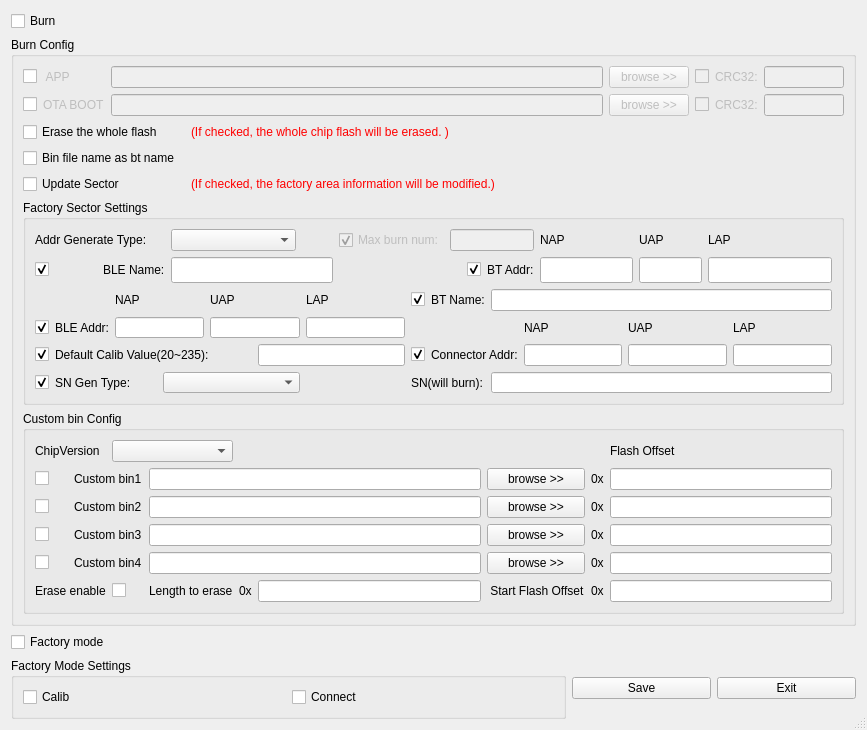
<?xml version="1.0" encoding="UTF-8"?>
<ui version="4.0">
 <class>Dialog</class>
 <widget class="QDialog" name="Dialog">
  <property name="geometry">
   <rect>
    <x>0</x>
    <y>0</y>
    <width>867</width>
    <height>730</height>
   </rect>
  </property>
  <property name="minimumSize">
   <size>
    <width>826</width>
    <height>496</height>
   </size>
  </property>
  <property name="windowTitle">
   <string>Productline Config</string>
  </property>
  <property name="sizeGripEnabled">
   <bool>true</bool>
  </property>
  <layout class="QGridLayout" name="gridLayout_8">
   <item row="0" column="0">
    <widget class="QCheckBox" name="checkbox_burn_switch">
     <property name="font">
      <font>
       <family>Arial</family>
       <pointsize>9</pointsize>
      </font>
     </property>
     <property name="text">
      <string>Burn</string>
     </property>
     <property name="iconSize">
      <size>
       <width>18</width>
       <height>20</height>
      </size>
     </property>
     <property name="autoRepeatInterval">
      <number>97</number>
     </property>
    </widget>
   </item>
   <item row="1" column="0">
    <widget class="QGroupBox" name="groupBox_burn_setting">
     <property name="font">
      <font>
       <family>Arial</family>
       <pointsize>9</pointsize>
      </font>
     </property>
     <property name="title">
      <string>Burn Config</string>
     </property>
     <layout class="QVBoxLayout" name="verticalLayout_2">
      <item>
       <layout class="QGridLayout" name="gridLayout">
        <item row="0" column="0">
         <widget class="QCheckBox" name="chkbox_app">
          <property name="text">
           <string/>
          </property>
         </widget>
        </item>
        <item row="0" column="1">
         <widget class="QLabel" name="label_app">
          <property name="enabled">
           <bool>false</bool>
          </property>
          <property name="text">
           <string> APP</string>
          </property>
         </widget>
        </item>
        <item row="0" column="2">
         <widget class="QLineEdit" name="lineedit_bin_path_1">
          <property name="enabled">
           <bool>false</bool>
          </property>
         </widget>
        </item>
        <item row="0" column="3">
         <widget class="QPushButton" name="push_btn_browse_1">
          <property name="enabled">
           <bool>false</bool>
          </property>
          <property name="text">
           <string>browse &gt;&gt;</string>
          </property>
         </widget>
        </item>
        <item row="0" column="4">
         <widget class="QCheckBox" name="chkbox_appcrc">
          <property name="enabled">
           <bool>false</bool>
          </property>
          <property name="layoutDirection">
           <enum>Qt::RightToLeft</enum>
          </property>
          <property name="text">
           <string/>
          </property>
         </widget>
        </item>
        <item row="0" column="5">
         <widget class="QLabel" name="label_bin_verify">
          <property name="enabled">
           <bool>false</bool>
          </property>
          <property name="font">
           <font>
            <family>Arial</family>
            <pointsize>9</pointsize>
            <weight>50</weight>
            <bold>false</bold>
           </font>
          </property>
          <property name="text">
           <string>CRC32:</string>
          </property>
         </widget>
        </item>
        <item row="0" column="6">
         <widget class="QLineEdit" name="lineedit_hash_1">
          <property name="enabled">
           <bool>false</bool>
          </property>
          <property name="maximumSize">
           <size>
            <width>80</width>
            <height>16777215</height>
           </size>
          </property>
          <property name="font">
           <font>
            <family>Arial</family>
            <pointsize>9</pointsize>
           </font>
          </property>
          <property name="focusPolicy">
           <enum>Qt::StrongFocus</enum>
          </property>
          <property name="text">
           <string/>
          </property>
          <property name="maxLength">
           <number>8</number>
          </property>
         </widget>
        </item>
        <item row="1" column="0">
         <widget class="QCheckBox" name="chkbox_boot">
          <property name="text">
           <string/>
          </property>
         </widget>
        </item>
        <item row="1" column="1">
         <widget class="QLabel" name="label_boot">
          <property name="enabled">
           <bool>false</bool>
          </property>
          <property name="text">
           <string>OTA BOOT</string>
          </property>
         </widget>
        </item>
        <item row="1" column="2">
         <widget class="QLineEdit" name="lineedit_bin_path_2">
          <property name="enabled">
           <bool>false</bool>
          </property>
         </widget>
        </item>
        <item row="1" column="3">
         <widget class="QPushButton" name="push_btn_browse_2">
          <property name="enabled">
           <bool>false</bool>
          </property>
          <property name="text">
           <string>browse &gt;&gt;</string>
          </property>
         </widget>
        </item>
        <item row="1" column="4">
         <widget class="QCheckBox" name="chkbox_bootcrc">
          <property name="enabled">
           <bool>false</bool>
          </property>
          <property name="layoutDirection">
           <enum>Qt::RightToLeft</enum>
          </property>
          <property name="text">
           <string/>
          </property>
         </widget>
        </item>
        <item row="1" column="5">
         <widget class="QLabel" name="label_bin_verify_2">
          <property name="enabled">
           <bool>false</bool>
          </property>
          <property name="font">
           <font>
            <family>Arial</family>
            <pointsize>9</pointsize>
            <weight>50</weight>
            <bold>false</bold>
           </font>
          </property>
          <property name="text">
           <string>CRC32:</string>
          </property>
         </widget>
        </item>
        <item row="1" column="6">
         <widget class="QLineEdit" name="lineedit_hash_2">
          <property name="enabled">
           <bool>false</bool>
          </property>
          <property name="maximumSize">
           <size>
            <width>80</width>
            <height>16777215</height>
           </size>
          </property>
          <property name="font">
           <font>
            <family>Arial</family>
            <pointsize>9</pointsize>
           </font>
          </property>
          <property name="focusPolicy">
           <enum>Qt::StrongFocus</enum>
          </property>
          <property name="text">
           <string/>
          </property>
          <property name="maxLength">
           <number>8</number>
          </property>
         </widget>
        </item>
       </layout>
      </item>
      <item>
       <layout class="QGridLayout" name="gridLayout_2" rowstretch="0,0,0" columnstretch="1,2,2">
        <item row="2" column="1" colspan="2">
         <widget class="QLabel" name="label_20">
          <property name="styleSheet">
           <string notr="true">color:rgb(255, 0, 0)</string>
          </property>
          <property name="text">
           <string>(If checked, the factory area information will be modified.)</string>
          </property>
         </widget>
        </item>
        <item row="2" column="0">
         <widget class="QCheckBox" name="checkbox_update_sector">
          <property name="text">
           <string>Update Sector</string>
          </property>
         </widget>
        </item>
        <item row="1" column="0" colspan="3">
         <widget class="QCheckBox" name="chkbox_filename">
          <property name="text">
           <string>Bin file name as bt name</string>
          </property>
         </widget>
        </item>
        <item row="0" column="0">
         <widget class="QCheckBox" name="checkbox_erase_whole">
          <property name="text">
           <string>Erase the whole flash</string>
          </property>
         </widget>
        </item>
        <item row="0" column="1">
         <widget class="QLabel" name="label_21">
          <property name="styleSheet">
           <string notr="true">color:rgb(255, 0, 0)</string>
          </property>
          <property name="text">
           <string>(If checked, the whole chip flash will be erased. )</string>
          </property>
         </widget>
        </item>
       </layout>
      </item>
      <item>
       <widget class="QGroupBox" name="groupBox">
        <property name="title">
         <string>Factory Sector Settings</string>
        </property>
        <layout class="QVBoxLayout" name="verticalLayout">
         <item>
          <layout class="QGridLayout" name="gridLayout_3" columnstretch="2,2,4,1,2,1,1,3,2,4">
           <property name="sizeConstraint">
            <enum>QLayout::SetNoConstraint</enum>
           </property>
           <item row="0" column="4">
            <widget class="QCheckBox" name="checkBox_burnnum">
             <property name="enabled">
              <bool>false</bool>
             </property>
             <property name="text">
              <string>Max burn num:</string>
             </property>
             <property name="checked">
              <bool>true</bool>
             </property>
            </widget>
           </item>
           <item row="0" column="5" colspan="2">
            <widget class="QLineEdit" name="lineedit_maxburnnum">
             <property name="enabled">
              <bool>false</bool>
             </property>
            </widget>
           </item>
           <item row="0" column="7">
            <widget class="QLabel" name="label_2">
             <property name="font">
              <font>
               <family>Arial</family>
               <pointsize>9</pointsize>
              </font>
             </property>
             <property name="text">
              <string>NAP</string>
             </property>
            </widget>
           </item>
           <item row="0" column="8">
            <widget class="QLabel" name="label_3">
             <property name="font">
              <font>
               <family>Arial</family>
               <pointsize>9</pointsize>
              </font>
             </property>
             <property name="text">
              <string>UAP</string>
             </property>
            </widget>
           </item>
           <item row="0" column="9">
            <widget class="QLabel" name="label_4">
             <property name="font">
              <font>
               <family>Arial</family>
               <pointsize>9</pointsize>
              </font>
             </property>
             <property name="text">
              <string>LAP</string>
             </property>
            </widget>
           </item>
           <item row="1" column="0">
            <widget class="QCheckBox" name="checkBox_blename">
             <property name="text">
              <string/>
             </property>
             <property name="checked">
              <bool>true</bool>
             </property>
            </widget>
           </item>
           <item row="1" column="1">
            <widget class="QLabel" name="label_15">
             <property name="font">
              <font>
               <family>Arial</family>
               <pointsize>9</pointsize>
              </font>
             </property>
             <property name="text">
              <string>BLE Name:</string>
             </property>
            </widget>
           </item>
           <item row="1" column="2" colspan="2">
            <widget class="QLineEdit" name="lineedit_blename">
             <property name="font">
              <font>
               <family>Arial</family>
               <pointsize>11</pointsize>
              </font>
             </property>
             <property name="focusPolicy">
              <enum>Qt::StrongFocus</enum>
             </property>
             <property name="maxLength">
              <number>256</number>
             </property>
            </widget>
           </item>
           <item row="1" column="5">
            <widget class="QCheckBox" name="checkBox_btaddr">
             <property name="layoutDirection">
              <enum>Qt::RightToLeft</enum>
             </property>
             <property name="text">
              <string/>
             </property>
             <property name="checked">
              <bool>true</bool>
             </property>
            </widget>
           </item>
           <item row="1" column="6">
            <widget class="QLabel" name="label">
             <property name="font">
              <font>
               <family>Arial</family>
               <pointsize>9</pointsize>
              </font>
             </property>
             <property name="text">
              <string>BT Addr:</string>
             </property>
            </widget>
           </item>
           <item row="1" column="7">
            <widget class="QLineEdit" name="lineedit_btnap">
             <property name="font">
              <font>
               <family>Arial</family>
               <pointsize>11</pointsize>
              </font>
             </property>
             <property name="focusPolicy">
              <enum>Qt::StrongFocus</enum>
             </property>
             <property name="maxLength">
              <number>4</number>
             </property>
            </widget>
           </item>
           <item row="1" column="8">
            <widget class="QLineEdit" name="lineedit_btuap">
             <property name="font">
              <font>
               <family>Arial</family>
               <pointsize>11</pointsize>
              </font>
             </property>
             <property name="focusPolicy">
              <enum>Qt::StrongFocus</enum>
             </property>
             <property name="maxLength">
              <number>2</number>
             </property>
            </widget>
           </item>
           <item row="1" column="9">
            <widget class="QLineEdit" name="lineedit_btlap">
             <property name="font">
              <font>
               <family>Arial</family>
               <pointsize>11</pointsize>
              </font>
             </property>
             <property name="focusPolicy">
              <enum>Qt::StrongFocus</enum>
             </property>
             <property name="maxLength">
              <number>6</number>
             </property>
             <property name="frame">
              <bool>true</bool>
             </property>
            </widget>
           </item>
           <item row="0" column="0" colspan="2">
            <widget class="QLabel" name="label_17">
             <property name="text">
              <string>Addr Generate Type:</string>
             </property>
            </widget>
           </item>
           <item row="0" column="2">
            <widget class="QComboBox" name="combbx_addr_gen_type"/>
           </item>
          </layout>
         </item>
         <item>
          <layout class="QGridLayout" name="gridLayout_4">
           <item row="0" column="2">
            <widget class="QLabel" name="label_8">
             <property name="text">
              <string>NAP</string>
             </property>
            </widget>
           </item>
           <item row="0" column="4" colspan="2">
            <widget class="QLabel" name="label_6">
             <property name="text">
              <string>UAP</string>
             </property>
            </widget>
           </item>
           <item row="0" column="6">
            <widget class="QLabel" name="label_9">
             <property name="text">
              <string>LAP</string>
             </property>
            </widget>
           </item>
           <item row="0" column="7">
            <widget class="QCheckBox" name="checkBox_btname">
             <property name="layoutDirection">
              <enum>Qt::RightToLeft</enum>
             </property>
             <property name="text">
              <string/>
             </property>
             <property name="checked">
              <bool>true</bool>
             </property>
            </widget>
           </item>
           <item row="0" column="8">
            <widget class="QLabel" name="label_5">
             <property name="font">
              <font>
               <family>Arial</family>
               <pointsize>9</pointsize>
              </font>
             </property>
             <property name="text">
              <string>BT Name:</string>
             </property>
            </widget>
           </item>
           <item row="0" column="9" colspan="4">
            <widget class="QLineEdit" name="lineedit_btname">
             <property name="font">
              <font>
               <family>Arial</family>
               <pointsize>11</pointsize>
              </font>
             </property>
             <property name="focusPolicy">
              <enum>Qt::StrongFocus</enum>
             </property>
             <property name="maxLength">
              <number>256</number>
             </property>
            </widget>
           </item>
           <item row="1" column="0">
            <widget class="QCheckBox" name="checkBox_bleaddr">
             <property name="text">
              <string/>
             </property>
             <property name="checked">
              <bool>true</bool>
             </property>
            </widget>
           </item>
           <item row="1" column="1">
            <widget class="QLabel" name="label_7">
             <property name="text">
              <string>BLE Addr:</string>
             </property>
            </widget>
           </item>
           <item row="1" column="2" colspan="2">
            <widget class="QLineEdit" name="lineedit_blenap">
             <property name="focusPolicy">
              <enum>Qt::StrongFocus</enum>
             </property>
             <property name="maxLength">
              <number>4</number>
             </property>
            </widget>
           </item>
           <item row="1" column="4" colspan="2">
            <widget class="QLineEdit" name="lineedit_bleuap">
             <property name="focusPolicy">
              <enum>Qt::StrongFocus</enum>
             </property>
             <property name="maxLength">
              <number>2</number>
             </property>
            </widget>
           </item>
           <item row="1" column="6">
            <widget class="QLineEdit" name="lineedit_blelap">
             <property name="focusPolicy">
              <enum>Qt::StrongFocus</enum>
             </property>
             <property name="maxLength">
              <number>6</number>
             </property>
            </widget>
           </item>
           <item row="1" column="10">
            <widget class="QLabel" name="label_11">
             <property name="text">
              <string>NAP</string>
             </property>
            </widget>
           </item>
           <item row="1" column="11">
            <widget class="QLabel" name="label_10">
             <property name="text">
              <string>UAP</string>
             </property>
            </widget>
           </item>
           <item row="1" column="12">
            <widget class="QLabel" name="label_13">
             <property name="text">
              <string>LAP</string>
             </property>
            </widget>
           </item>
           <item row="2" column="0">
            <widget class="QCheckBox" name="checkBox_calib">
             <property name="text">
              <string/>
             </property>
             <property name="checked">
              <bool>true</bool>
             </property>
            </widget>
           </item>
           <item row="2" column="1" colspan="4">
            <widget class="QLabel" name="label_14">
             <property name="text">
              <string>Default Calib Value(20~235):</string>
             </property>
            </widget>
           </item>
           <item row="2" column="5" colspan="2">
            <widget class="QLineEdit" name="lineedit_default_calibval">
             <property name="focusPolicy">
              <enum>Qt::StrongFocus</enum>
             </property>
             <property name="maxLength">
              <number>8</number>
             </property>
            </widget>
           </item>
           <item row="2" column="7">
            <widget class="QCheckBox" name="checkBox_conaddr">
             <property name="layoutDirection">
              <enum>Qt::RightToLeft</enum>
             </property>
             <property name="text">
              <string/>
             </property>
             <property name="checked">
              <bool>true</bool>
             </property>
            </widget>
           </item>
           <item row="2" column="8" colspan="2">
            <widget class="QLabel" name="label_12">
             <property name="text">
              <string>Connector Addr:</string>
             </property>
            </widget>
           </item>
           <item row="2" column="10">
            <widget class="QLineEdit" name="lineedit_connectornap">
             <property name="focusPolicy">
              <enum>Qt::StrongFocus</enum>
             </property>
             <property name="maxLength">
              <number>4</number>
             </property>
            </widget>
           </item>
           <item row="2" column="11">
            <widget class="QLineEdit" name="lineedit_connectoruap">
             <property name="focusPolicy">
              <enum>Qt::StrongFocus</enum>
             </property>
             <property name="maxLength">
              <number>2</number>
             </property>
            </widget>
           </item>
           <item row="2" column="12">
            <widget class="QLineEdit" name="lineedit_connectorlap">
             <property name="focusPolicy">
              <enum>Qt::StrongFocus</enum>
             </property>
             <property name="maxLength">
              <number>6</number>
             </property>
             <property name="frame">
              <bool>true</bool>
             </property>
            </widget>
           </item>
           <item row="3" column="0">
            <widget class="QCheckBox" name="checkBox_sn">
             <property name="text">
              <string/>
             </property>
             <property name="checked">
              <bool>true</bool>
             </property>
            </widget>
           </item>
           <item row="3" column="1" colspan="2">
            <widget class="QLabel" name="label_18">
             <property name="text">
              <string>SN Gen Type:</string>
             </property>
            </widget>
           </item>
           <item row="3" column="3" colspan="3">
            <widget class="QComboBox" name="combbx_sn_gen_type"/>
           </item>
           <item row="3" column="7" colspan="2">
            <widget class="QLabel" name="label_19">
             <property name="layoutDirection">
              <enum>Qt::RightToLeft</enum>
             </property>
             <property name="text">
              <string>SN(will burn):</string>
             </property>
            </widget>
           </item>
           <item row="3" column="9" colspan="4">
            <widget class="QLineEdit" name="lineedit_sn">
             <property name="font">
              <font>
               <family>Arial</family>
               <pointsize>11</pointsize>
              </font>
             </property>
             <property name="focusPolicy">
              <enum>Qt::StrongFocus</enum>
             </property>
             <property name="maxLength">
              <number>256</number>
             </property>
            </widget>
           </item>
          </layout>
         </item>
        </layout>
       </widget>
      </item>
      <item>
       <widget class="QGroupBox" name="groupBox_custom">
        <property name="title">
         <string>Custom bin Config</string>
        </property>
        <layout class="QGridLayout" name="gridLayout_5">
         <item row="0" column="0" colspan="2">
          <widget class="QLabel" name="label_16">
           <property name="text">
            <string>ChipVersion</string>
           </property>
          </widget>
         </item>
         <item row="0" column="2" colspan="2">
          <widget class="QComboBox" name="comboBox_chipver"/>
         </item>
         <item row="0" column="8">
          <widget class="QLabel" name="label_22">
           <property name="text">
            <string>Flash Offset</string>
           </property>
          </widget>
         </item>
         <item row="1" column="0">
          <widget class="QCheckBox" name="chkbox_custom_bin1">
           <property name="text">
            <string/>
           </property>
          </widget>
         </item>
         <item row="1" column="1" colspan="2">
          <widget class="QLabel" name="label_custom_bin1">
           <property name="text">
            <string>Custom bin1</string>
           </property>
          </widget>
         </item>
         <item row="1" column="3" colspan="3">
          <widget class="QLineEdit" name="lineedit_custom_bin1"/>
         </item>
         <item row="1" column="6">
          <widget class="QPushButton" name="btn_custom_bin_browse1">
           <property name="enabled">
            <bool>true</bool>
           </property>
           <property name="text">
            <string>browse &gt;&gt;</string>
           </property>
          </widget>
         </item>
         <item row="1" column="7">
          <widget class="QLabel" name="label_addr1">
           <property name="text">
            <string>0x</string>
           </property>
          </widget>
         </item>
         <item row="1" column="8">
          <widget class="QLineEdit" name="lineEdit_addr1"/>
         </item>
         <item row="2" column="0">
          <widget class="QCheckBox" name="chkbox_custom_bin2">
           <property name="text">
            <string/>
           </property>
          </widget>
         </item>
         <item row="2" column="1" colspan="2">
          <widget class="QLabel" name="label_custom_bin2">
           <property name="text">
            <string>Custom bin2</string>
           </property>
          </widget>
         </item>
         <item row="2" column="3" colspan="3">
          <widget class="QLineEdit" name="lineedit_custom_bin2"/>
         </item>
         <item row="2" column="6">
          <widget class="QPushButton" name="btn_custom_bin_browse2">
           <property name="enabled">
            <bool>true</bool>
           </property>
           <property name="text">
            <string>browse &gt;&gt;</string>
           </property>
          </widget>
         </item>
         <item row="2" column="7">
          <widget class="QLabel" name="label_addr2">
           <property name="text">
            <string>0x</string>
           </property>
          </widget>
         </item>
         <item row="2" column="8">
          <widget class="QLineEdit" name="lineEdit_addr2"/>
         </item>
         <item row="3" column="0">
          <widget class="QCheckBox" name="chkbox_custom_bin3">
           <property name="text">
            <string/>
           </property>
          </widget>
         </item>
         <item row="3" column="1" colspan="2">
          <widget class="QLabel" name="label_custom_bin3">
           <property name="text">
            <string>Custom bin3</string>
           </property>
          </widget>
         </item>
         <item row="3" column="3" colspan="3">
          <widget class="QLineEdit" name="lineedit_custom_bin3"/>
         </item>
         <item row="3" column="6">
          <widget class="QPushButton" name="btn_custom_bin_browse3">
           <property name="enabled">
            <bool>true</bool>
           </property>
           <property name="text">
            <string>browse &gt;&gt;</string>
           </property>
          </widget>
         </item>
         <item row="3" column="7">
          <widget class="QLabel" name="label_addr3">
           <property name="text">
            <string>0x</string>
           </property>
          </widget>
         </item>
         <item row="3" column="8">
          <widget class="QLineEdit" name="lineEdit_addr3"/>
         </item>
         <item row="4" column="0">
          <widget class="QCheckBox" name="chkbox_custom_bin4">
           <property name="text">
            <string/>
           </property>
          </widget>
         </item>
         <item row="4" column="1" colspan="2">
          <widget class="QLabel" name="label_custom_bin4">
           <property name="text">
            <string>Custom bin4</string>
           </property>
          </widget>
         </item>
         <item row="4" column="3" colspan="3">
          <widget class="QLineEdit" name="lineedit_custom_bin4"/>
         </item>
         <item row="4" column="6">
          <widget class="QPushButton" name="btn_custom_bin_browse4">
           <property name="enabled">
            <bool>true</bool>
           </property>
           <property name="text">
            <string>browse &gt;&gt;</string>
           </property>
          </widget>
         </item>
         <item row="4" column="7">
          <widget class="QLabel" name="label_addr4">
           <property name="text">
            <string>0x</string>
           </property>
          </widget>
         </item>
         <item row="4" column="8">
          <widget class="QLineEdit" name="lineEdit_addr4"/>
         </item>
         <item row="5" column="0" colspan="2">
          <widget class="QLabel" name="label_24">
           <property name="text">
            <string>Erase enable</string>
           </property>
          </widget>
         </item>
         <item row="5" column="2">
          <widget class="QCheckBox" name="chkbox_erase_en">
           <property name="text">
            <string/>
           </property>
          </widget>
         </item>
         <item row="5" column="3">
          <widget class="QLabel" name="label_25">
           <property name="text">
            <string>Length to erase</string>
           </property>
          </widget>
         </item>
         <item row="5" column="4">
          <widget class="QLabel" name="label_addr_erase_2">
           <property name="text">
            <string>0x</string>
           </property>
          </widget>
         </item>
         <item row="5" column="5">
          <widget class="QLineEdit" name="lineEdit_eraselen"/>
         </item>
         <item row="5" column="6">
          <widget class="QLabel" name="label_23">
           <property name="text">
            <string> Start Flash Offset</string>
           </property>
          </widget>
         </item>
         <item row="5" column="7">
          <widget class="QLabel" name="label_addr_erase">
           <property name="text">
            <string>0x</string>
           </property>
          </widget>
         </item>
         <item row="5" column="8">
          <widget class="QLineEdit" name="lineEdit_erase_addr"/>
         </item>
        </layout>
       </widget>
      </item>
     </layout>
    </widget>
   </item>
   <item row="2" column="0">
    <widget class="QCheckBox" name="checkbox_factory_switch">
     <property name="font">
      <font>
       <family>Arial</family>
       <pointsize>9</pointsize>
      </font>
     </property>
     <property name="text">
      <string>Factory mode</string>
     </property>
    </widget>
   </item>
   <item row="3" column="0">
    <layout class="QGridLayout" name="gridLayout_7" columnstretch="4,1,1">
     <item row="0" column="0">
      <widget class="QGroupBox" name="groupBox_factorymode_setting">
       <property name="font">
        <font>
         <family>Arial</family>
         <pointsize>9</pointsize>
        </font>
       </property>
       <property name="title">
        <string>Factory Mode Settings</string>
       </property>
       <layout class="QGridLayout" name="gridLayout_6">
        <item row="0" column="0">
         <widget class="QCheckBox" name="factorymode_calib_switch">
          <property name="font">
           <font>
            <pointsize>9</pointsize>
           </font>
          </property>
          <property name="text">
           <string>Calib</string>
          </property>
         </widget>
        </item>
        <item row="0" column="1">
         <widget class="QCheckBox" name="factorymode_connect_switch">
          <property name="font">
           <font>
            <pointsize>9</pointsize>
           </font>
          </property>
          <property name="text">
           <string>Connect</string>
          </property>
         </widget>
        </item>
       </layout>
      </widget>
     </item>
     <item row="0" column="1">
      <widget class="QPushButton" name="push_btn_save">
       <property name="font">
        <font>
         <family>Arial</family>
         <pointsize>9</pointsize>
        </font>
       </property>
       <property name="text">
        <string>Save</string>
       </property>
      </widget>
     </item>
     <item row="0" column="2">
      <widget class="QPushButton" name="push_btn_exit">
       <property name="font">
        <font>
         <family>Arial</family>
         <pointsize>9</pointsize>
        </font>
       </property>
       <property name="text">
        <string>Exit</string>
       </property>
      </widget>
     </item>
    </layout>
   </item>
  </layout>
 </widget>
 <tabstops>
  <tabstop>lineedit_bin_path_1</tabstop>
  <tabstop>push_btn_browse_1</tabstop>
  <tabstop>lineedit_hash_1</tabstop>
  <tabstop>lineedit_bin_path_2</tabstop>
  <tabstop>push_btn_browse_2</tabstop>
  <tabstop>lineedit_hash_2</tabstop>
  <tabstop>lineedit_blenap</tabstop>
  <tabstop>lineedit_bleuap</tabstop>
  <tabstop>lineedit_blelap</tabstop>
  <tabstop>lineedit_default_calibval</tabstop>
  <tabstop>checkbox_factory_switch</tabstop>
  <tabstop>factorymode_calib_switch</tabstop>
  <tabstop>factorymode_connect_switch</tabstop>
  <tabstop>push_btn_save</tabstop>
  <tabstop>push_btn_exit</tabstop>
 </tabstops>
 <resources/>
 <connections/>
</ui>
